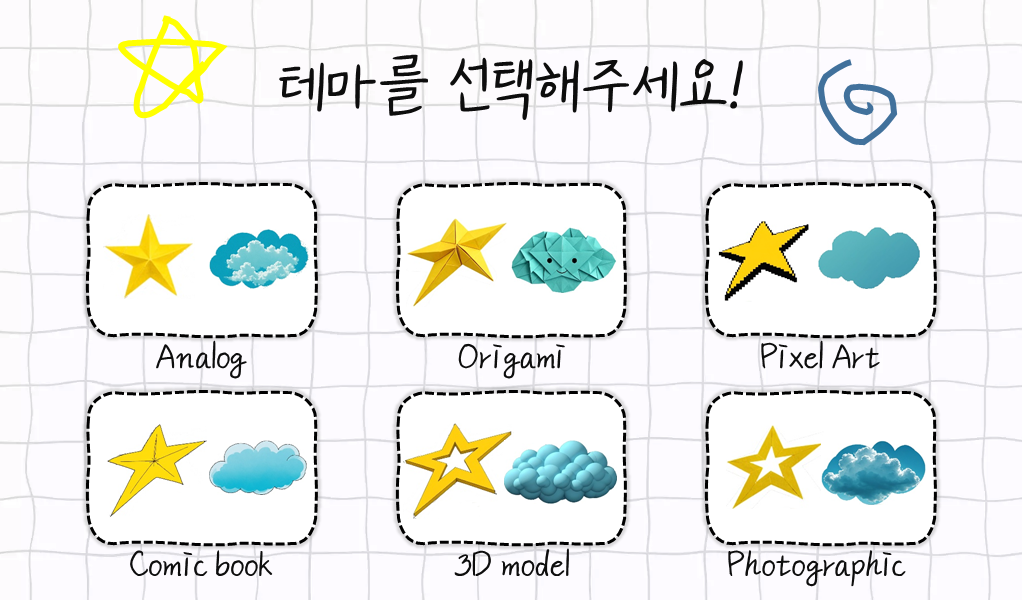
#> input picture code/image/source_theme.png, 1024 x 600 px
$ python assets.py
#> lines starting #> are read from the running program, lines starting #| are printed output that depends on the picture; after the words box and inside, x2 and y2 are one past the last pixel; in counts of white or black regions, pixels touching at a corner belong together
#> further down, source_theme_img is the input picture: shape (600, 1024, 3); mean B, G, R 233.6, 236.4, 234.5
import cv2
import numpy as np
import config


def _load_cells_from_mask(mask_path, min_area=3000):
#> called with mask_path = 'code/image/source_theme_mask.png', min_area = 3000
    m = cv2.imread(mask_path, cv2.IMREAD_GRAYSCALE)
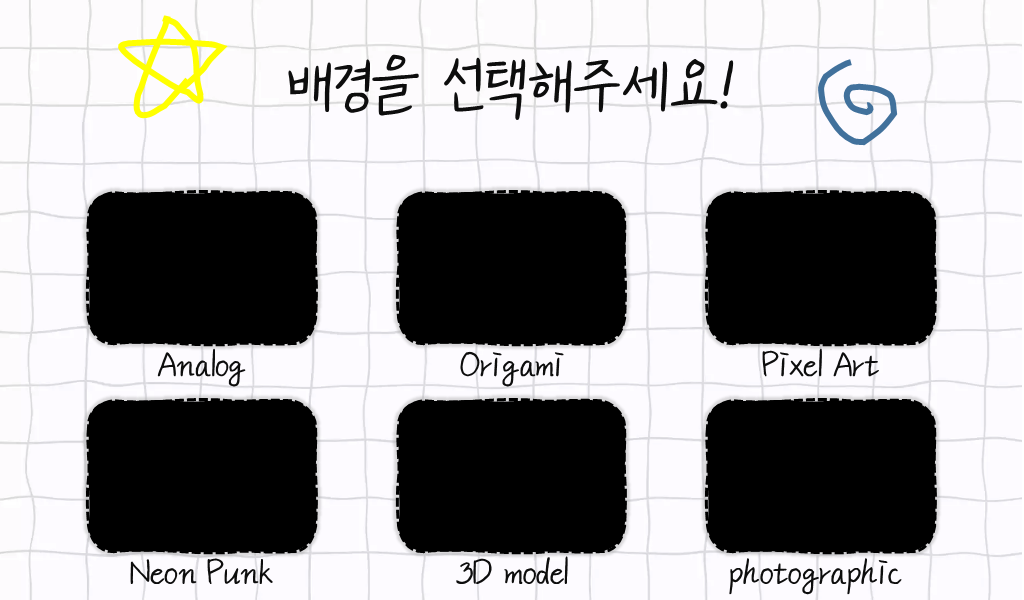
#> input picture code/image/source_theme_mask.png, 1024 x 600 px
#> m: shape (600, 1024); min 0, max 255, mean 160.6
    if m is None:
        return None
    _, binary = cv2.threshold(m, 50, 255, cv2.THRESH_BINARY_INV)
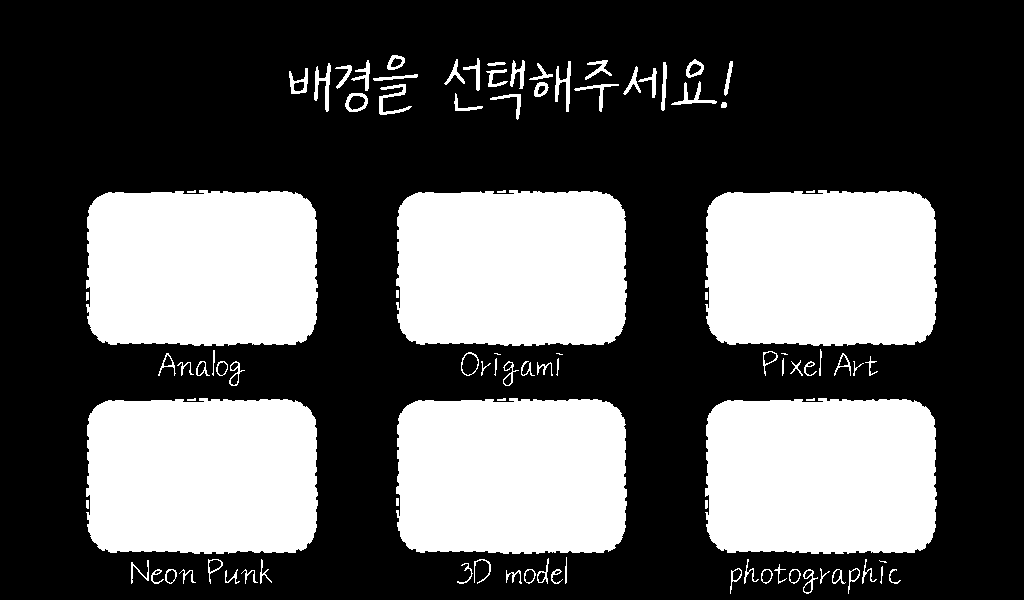
#> binary: shape (600, 1024); 34.7% white; 97 white regions (4 under 20 px), largest, box (x1, y1, x2, y2) and area: (705, 398, 937, 554) 34239, (86, 190, 318, 346) 34224, (86, 398, 318, 554) 34221
    n, _, stats, _ = cv2.connectedComponentsWithStats(binary, connectivity=8)
#> n = 98; stats = 98 rows, first 6: [0, 0, 1024, 600, 401147], [387, 55, 18, 15, 137], [444, 59, 21, 26, 146], [463, 58, 17, 33, 162], [686, 59, 18, 19, 155], [351, 60, 19, 31, 189]
    cells = []
    for i in range(1, n):
        x, y, w, h, a = stats[i]
        if a >= min_area:
            cells.append((x, y, x + w, y + h))
#> this loop made 97 passes
#> (x, y, w, h, a) on passes 1 to 12: (387, 55, 18, 15, 137), (444, 59, 21, 26, 146), (463, 58, 17, 33, 162), (686, 59, 18, 19, 155), (351, 60, 19, 31, 189), (510, 60, 15, 29, 215), (555, 61, 16, 51, 326), (585, 60, 27, 20, 184), (724, 61, 9, 35, 129), (314, 63, 17, 49, 328), (487, 62, 19, 4, 54), (529, 63, 24, 17, 114)
#> after the loop, cells = [(86, 190, 318, 346), (396, 190, 627, 346), (705, 190, 937, 346), (86, 398, 318, 554), (396, 398, 627, 554), (705, 398, 937, 554)]
    cells.sort(key=lambda c: (c[1], c[0]))
    return cells if cells else None


# ── 이미지 로드 ───────────────────────────────────────────────────
bg_raw        = cv2.imread(config.BG_IMAGE_PATH)
bg_result_raw = cv2.imread(config.BG_RESULT_IMAGE_PATH)
intro_raw     = cv2.imread(config.INTRO_IMAGE_PATH)
frame_raw     = cv2.imread(config.FRAME_IMAGE_PATH, cv2.IMREAD_UNCHANGED)

if bg_raw is None:
    print(f"[경고] 배경 이미지 없음: {config.BG_IMAGE_PATH} → 단색 배경 사용")
if bg_result_raw is None:
    print(f"[경고] 결과 배경 이미지 없음: {config.BG_RESULT_IMAGE_PATH}")
if intro_raw is None:
    print(f"[경고] 인트로 이미지 없음: {config.INTRO_IMAGE_PATH}")
if frame_raw is None:
    print(f"[경고] 프레임 이미지 없음: {config.FRAME_IMAGE_PATH}")
elif frame_raw.shape[2] == 3:
    bgra = cv2.cvtColor(frame_raw, cv2.COLOR_BGR2BGRA)
    white_mask = np.all(frame_raw >= 240, axis=2)
    bgra[white_mask, 3] = 0
    frame_raw = bgra
    print("[프레임] 알파채널 없음 → 흰색 투명 처리")

# ── 테마 그리드 ───────────────────────────────────────────────────
source_theme_img = cv2.imread(config.SOURCE_THEME_PATH)
if source_theme_img is None:
    print(f"[경고] source_theme.png 로드 실패: {config.SOURCE_THEME_PATH}")

_theme_cells = _load_cells_from_mask(config.SOURCE_THEME_MASK_PATH)
SOURCE_THEME_CELLS = _theme_cells if _theme_cells else config.SOURCE_THEME_CELLS_FALLBACK
#> SOURCE_THEME_CELLS has the same summary as cells in _load_cells_from_mask
print(f"[테마 그리드] {'마스크' if _theme_cells else '폴백'} 기준 {len(SOURCE_THEME_CELLS)}개 셀")
#| [테마 그리드] 마스크 기준 6개 셀

# ── 배경 그리드 ───────────────────────────────────────────────────
source_bg_img = cv2.imread(config.SOURCE_BG_PATH)
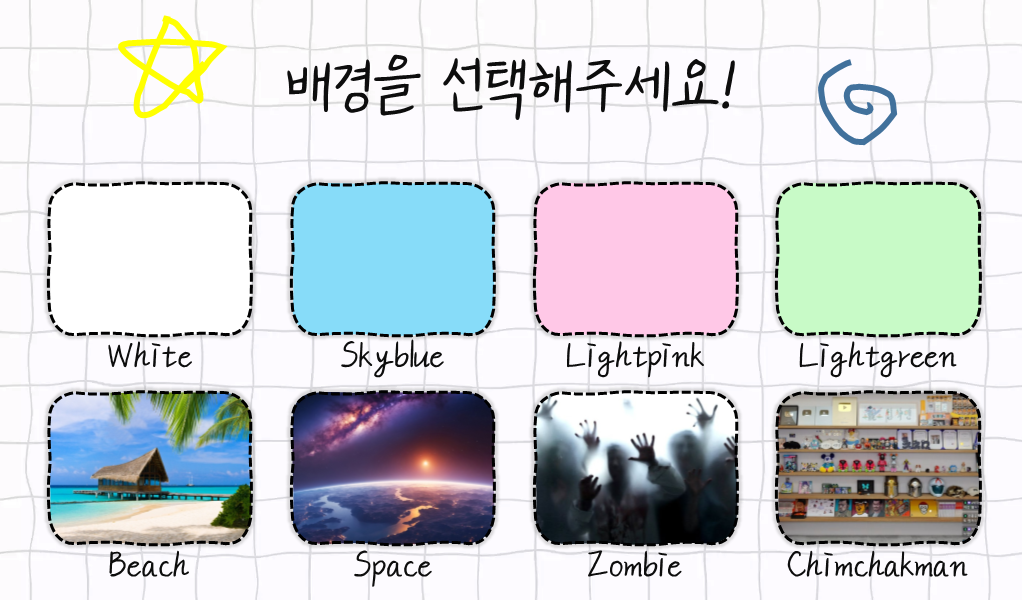
#> input picture code/image/source_background.png, 1024 x 600 px
#> source_bg_img is the input picture: shape (600, 1024, 3); mean B, G, R 214.1, 210.8, 207.3
if source_bg_img is None:
    print(f"[경고] source_background.png 로드 실패: {config.SOURCE_BG_PATH}")
else:
    h, w = source_bg_img.shape[:2]
#> h = 600; w = 1024
    print(f"[배경 그리드] {w}x{h}, {len(config.SOURCE_BG_CELLS)}개 칸")
#| [배경 그리드] 1024x600, 8개 칸
